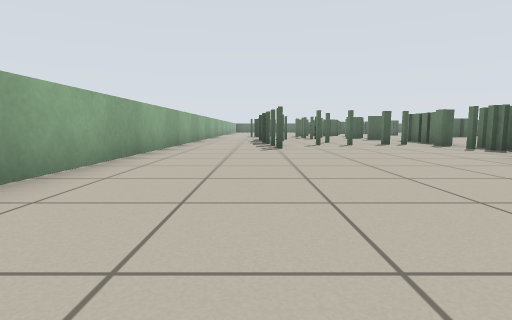
[1] (above)

19 first-person views from a walk through a Stage world. The camera is 0.5 m above the floor, tilts 6° down and sees 80° across. Floor lines are 1 m apart. The floor is counted in squares, 1 m on a side. Each view is taken from the middle of a square. On the plan, view 1 faces up. The plan holds only what a view shows up to about 9 squares ahead; the rest is blank. Robots are left out.

[2]
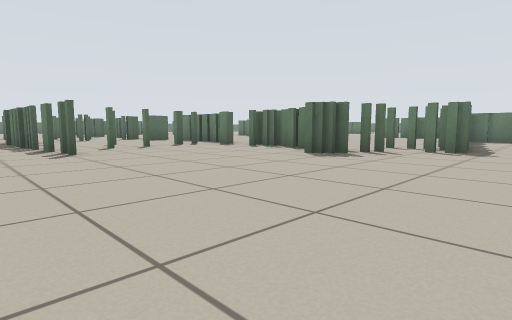

[3]
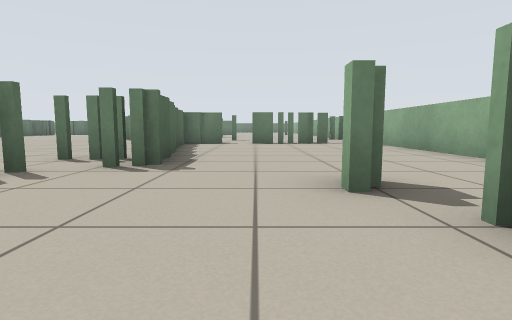

[4]
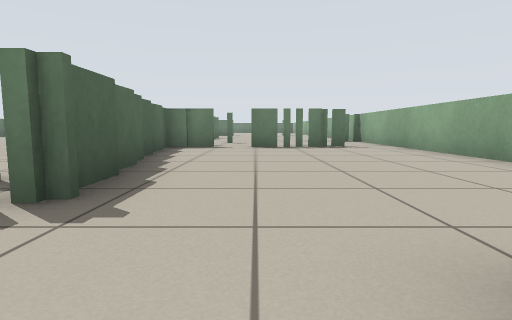

[5]
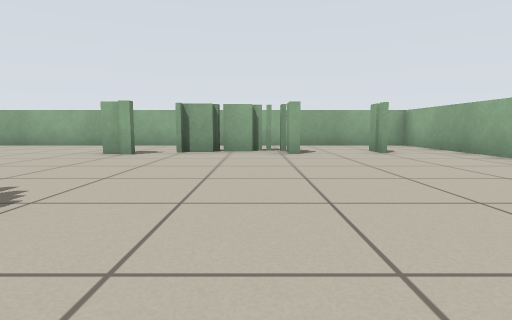

[6]
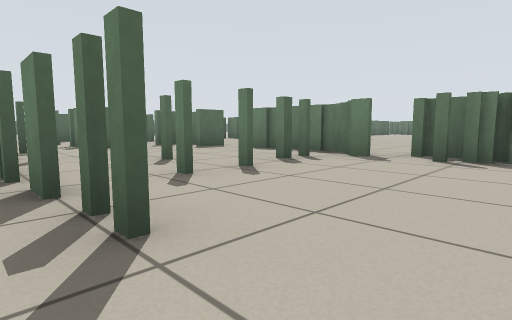

[7]
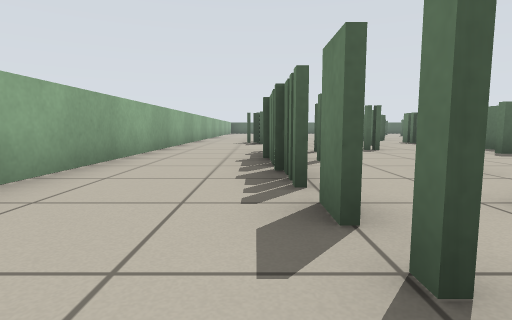

[8]
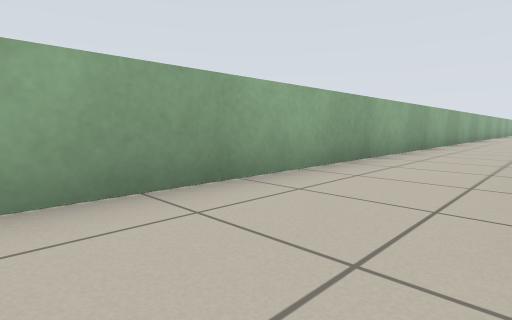

[9]
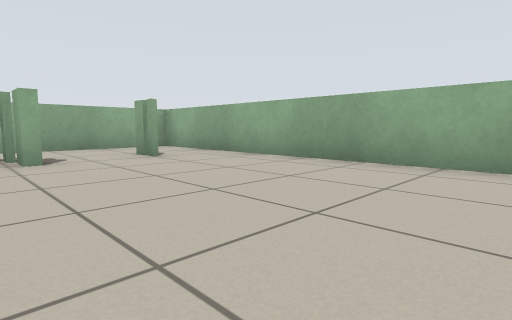

[10]
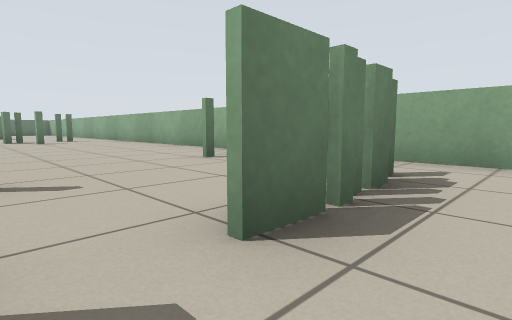

[11]
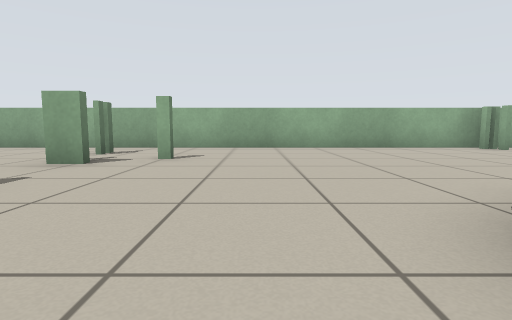

[12]
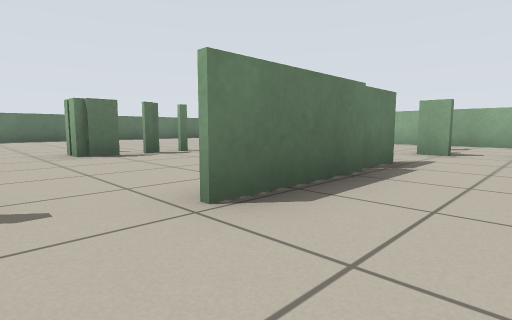

[13]
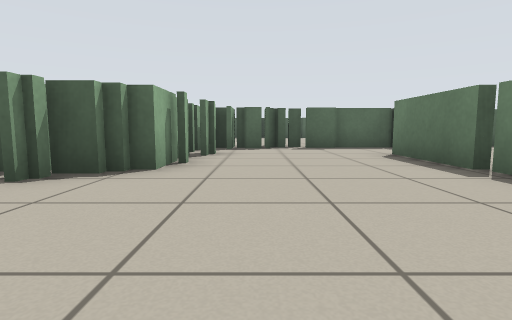

[14]
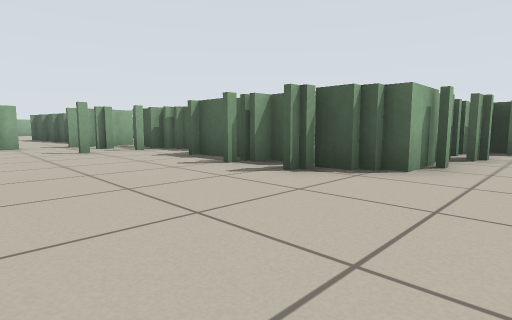

[15]
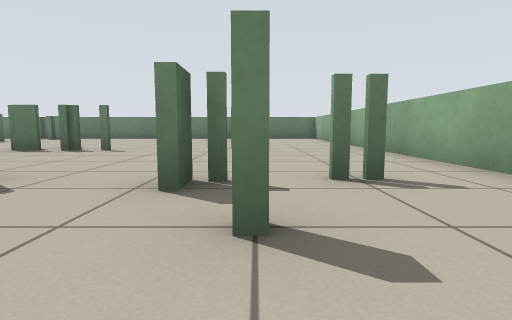

[16]
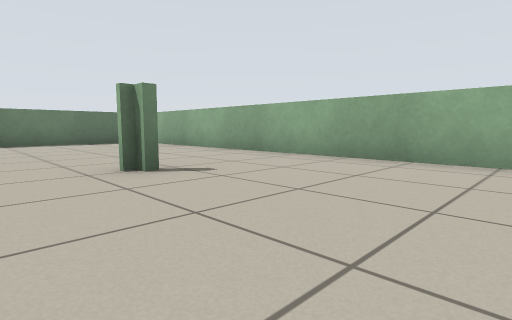

[17]
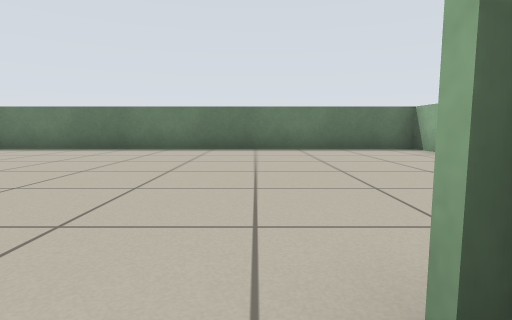

[18]
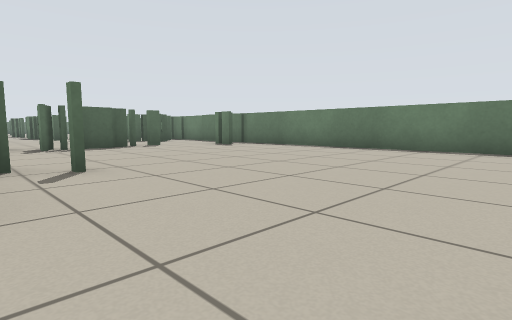

[19]
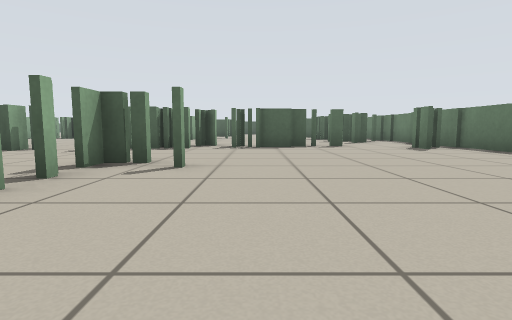

### Floor plan
Key: @ floor where view 1 was taken; # wall or solid block; x gap in a wall; . floor; T thing the floor can be seen under or through.
Columns run from 2 left of view 1 to 36 right of it. Each row starts with its distance up from view 1.
 18 #.
 17 #.  #
 16 #.. .#.
 15 #...#..
 14 #.....x#
 13 #. #...#
 12 #.##....                       ..
 11 #.x.....#                      ..
 10 #.#.....#                     #.. ...#
  9 #.###.#.#.                   ######.###
  8 #..#...##.            ######  ........#
  7 #......##   ..        #...x...........#
  6 #......x  ....        #...x...........#
  5 #......#.....         #...#...##......#
  4 #......#.T... ##### ###...#...x.......#
  3 #.......TTT######.####....#...........#
  2 #.............x.......................#
  1 #.............x.......................#
  0 #.@#...#......x.........#.x...#.......#
 -1 #..###........#...........#...........#
 -2 #................#....................#
 -3 #######################################

Positions as (right, up) in squares from view 1, and headings:
1: (0, 0), facing up
2: (-1, 1), facing up-right
3: (2, 1), facing right
4: (4, 1), facing right
5: (2, 6), facing down
6: (0, 6), facing up-right
7: (0, 7), facing up
8: (0, 7), facing up-left
9: (2, 5), facing down-left
10: (11, 2), facing down-right
11: (21, 5), facing down
12: (22, 7), facing down-right
13: (21, 0), facing up
14: (21, 0), facing up-left
15: (21, 0), facing right
16: (25, 2), facing down-right
17: (28, 1), facing right
18: (28, 1), facing up-right
19: (30, 1), facing up
